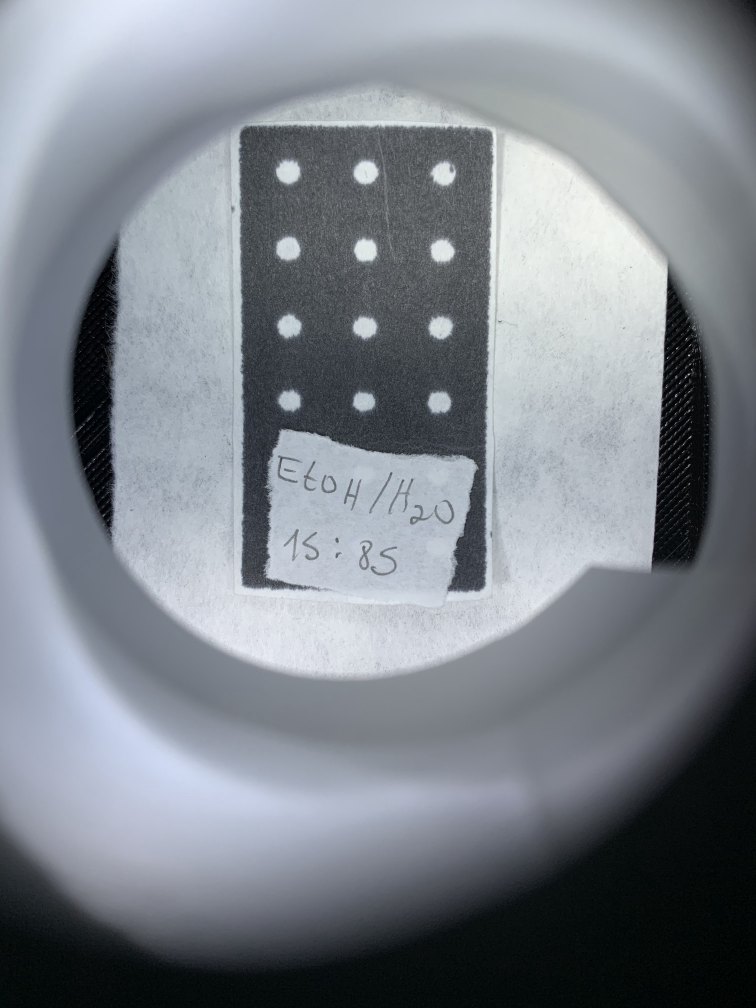
#> input picture ws_api/assets/IMG_0896.jpg, 3024 x 4032 px (shown at 1/4 size)
$ python -i image_utils.py   (imports and definitions only)
#> lines starting #> are read from the running program, lines starting #| are printed output that depends on the picture; after the words box and inside, x2 and y2 are one past the last pixel; in counts of white or black regions, pixels touching at a corner belong together
#> further down, picture is the input picture: shape (4032, 3024, 3); mean B, G, R 138.9, 131.2, 125.3
import cv2 as cv
import numpy as np

# [19 lines left out: functions find_kernel, resize_img, resize_img_by_percentage, not called in this run]

def auto_canny(img: cv.Mat, sigma=0.33) -> cv.Mat:
    # compute the median of the single channel pixel intensities
#> called with sigma = 0.5
    v = np.median(img)
#> v = 140
    # apply automatic Canny edge detection using the computed median
    lower = int(max(0, (1.0 - sigma) * v))
#> lower = 70
    upper = int(min(255, (1.0 + sigma) * v))
#> upper = 210
    edged = cv.Canny(img, lower, upper)
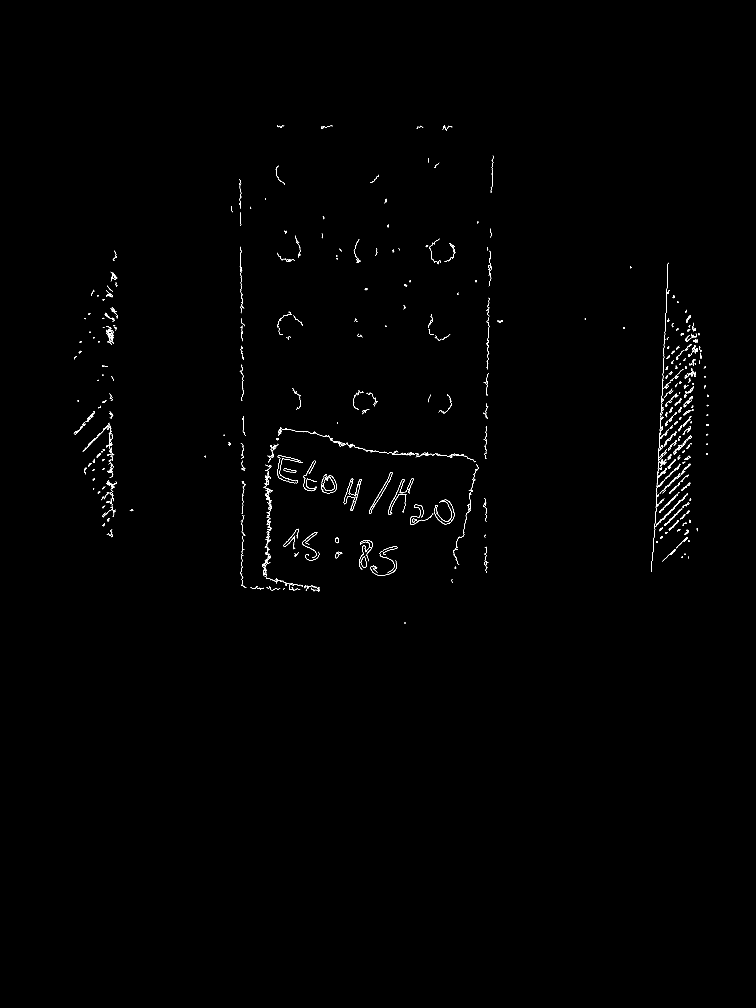
#> edged: shape (4032, 3024) (shown at 1/4 size); 0.27% white in thin lines or dots, all inside (x1, y1, x2, y2) = (295, 501, 2836, 2495)
    # return the edged image
    return edged

def manipulate_img(img: cv.Mat, kernel=(5,5), sigma=0.5):
    gray = cv.cvtColor(img, cv.COLOR_BGR2GRAY)
    blur = cv.GaussianBlur(gray, kernel, 0)
    canny = auto_canny(blur, sigma)
    return canny

# [61 lines left out: functions detect_contours, cut_warp_image, remove_edge_percent, cut_spots, not called in this run]

>>> import cv2
>>> picture = cv2.imread('../assets/IMG_0896.jpg')
>>> result = manipulate_img(picture)

$ run again, on ws_api/assets/IMG_0917.jpg
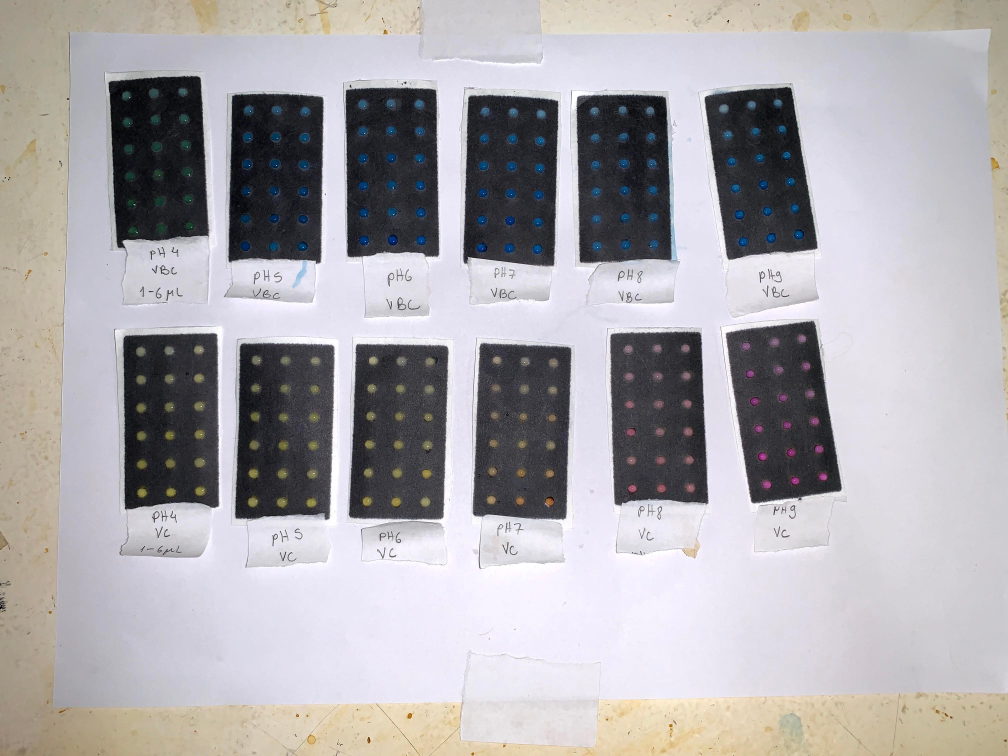
#> input picture ws_api/assets/IMG_0917.jpg, 4032 x 3024 px (shown at 1/4 size)
#> picture is the input picture: shape (3024, 4032, 3); mean B, G, R 172.3, 169, 172
#> in manipulate_img, `gray = cv.cvtColor(img, cv.COLOR_BGR2GRAY)`:
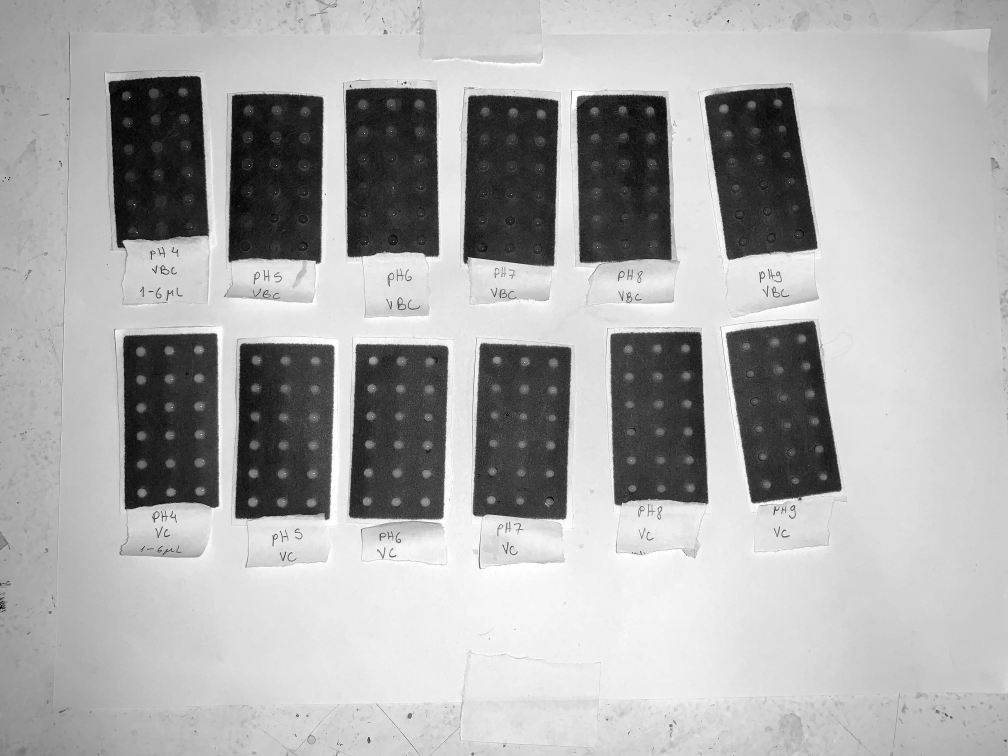
#> gray: shape (3024, 4032) (shown at 1/4 size); min 0, max 255, mean 170.3
#> v = 202
#> lower = 101
#> upper = 255
#> in auto_canny, `edged = cv.Canny(img, lower, upper)`:
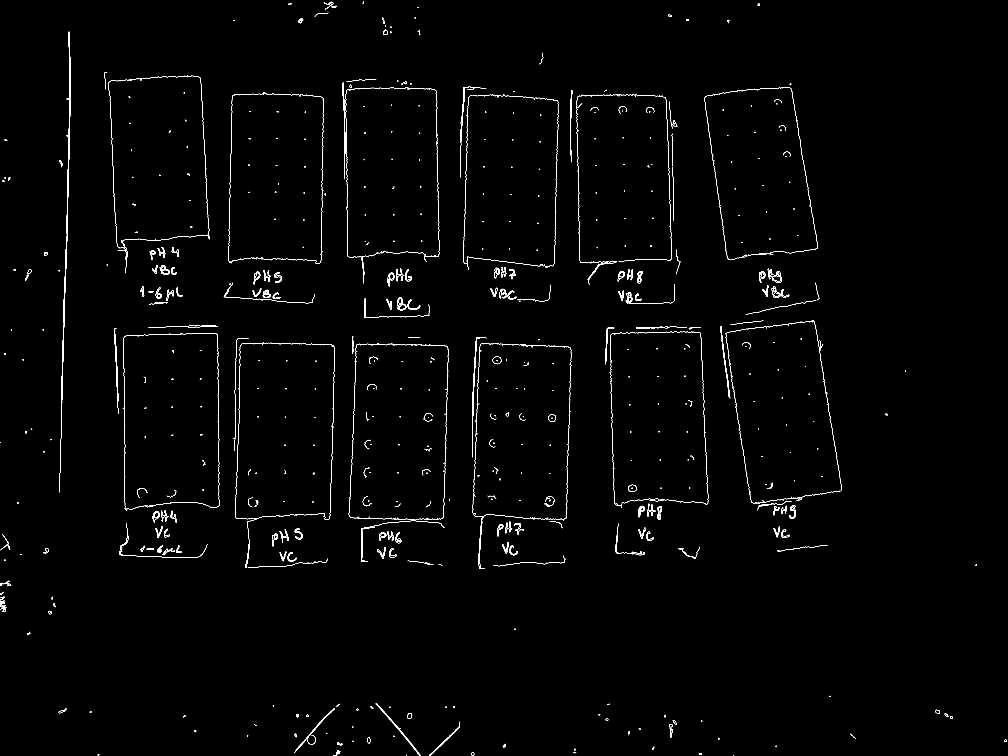
#> edged: shape (3024, 4032) (shown at 1/4 size); 0.59% white in thin lines or dots

$ run again, on ws_api/assets/IMG_0918.jpg
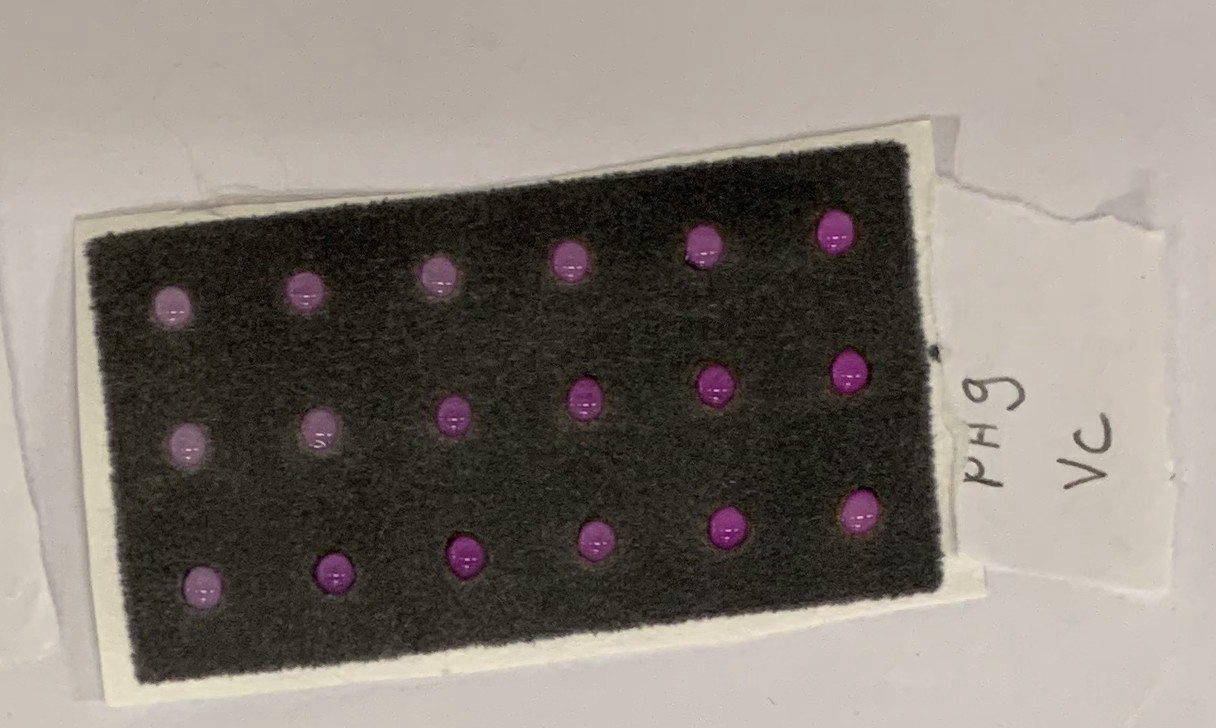
#> input picture ws_api/assets/IMG_0918.jpg, 1216 x 728 px
#> picture is the input picture: shape (728, 1216, 3); mean B, G, R 116.9, 124.5, 132.2
#> in manipulate_img, `gray = cv.cvtColor(img, cv.COLOR_BGR2GRAY)`:
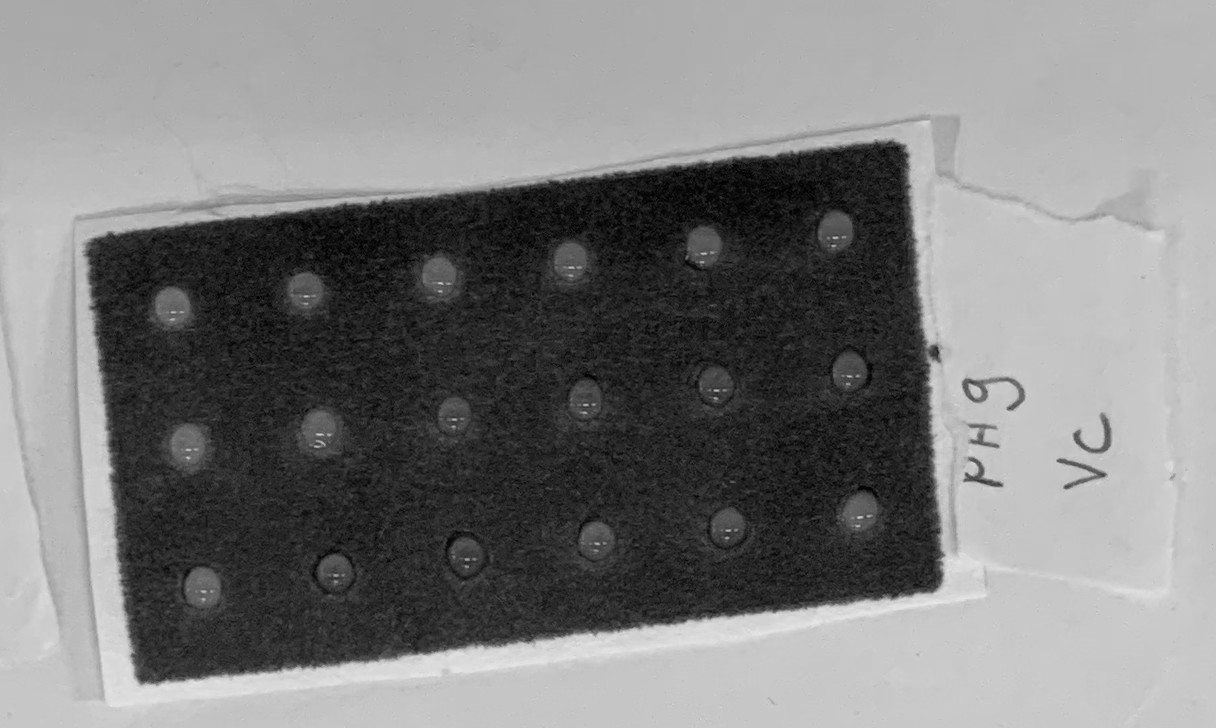
#> gray: shape (728, 1216); min 0, max 233, mean 126
#> v = 171
#> lower = 85
#> upper = 255
#> in auto_canny, `edged = cv.Canny(img, lower, upper)`:
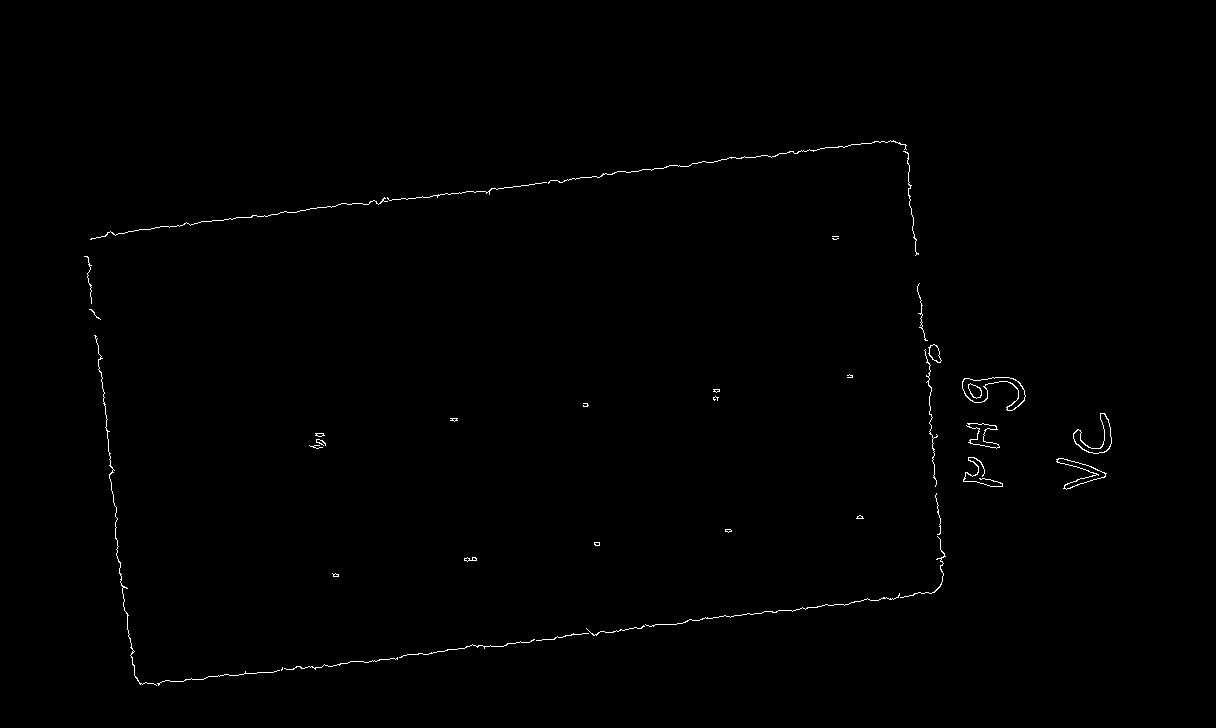
#> edged: shape (728, 1216); 0.45% white in thin lines or dots, all inside (x1, y1, x2, y2) = (84, 140, 1112, 686)

$ run again, on ws_api/assets/IMG_0933.jpg
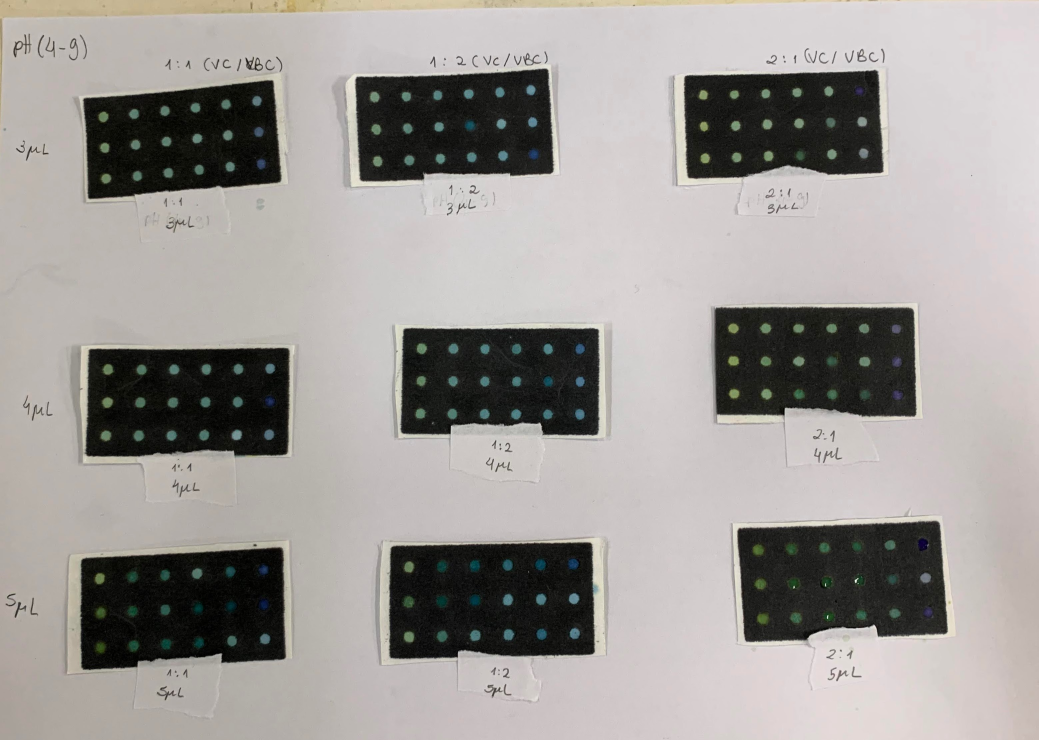
#> input picture ws_api/assets/IMG_0933.jpg, 3116 x 2219 px (shown at 1/3 size)
#> picture is the input picture: shape (2219, 3116, 3); mean B, G, R 151.2, 154.3, 158.1
#> v = 188
#> lower = 94
#> upper = 255
#> in auto_canny, `edged = cv.Canny(img, lower, upper)`:
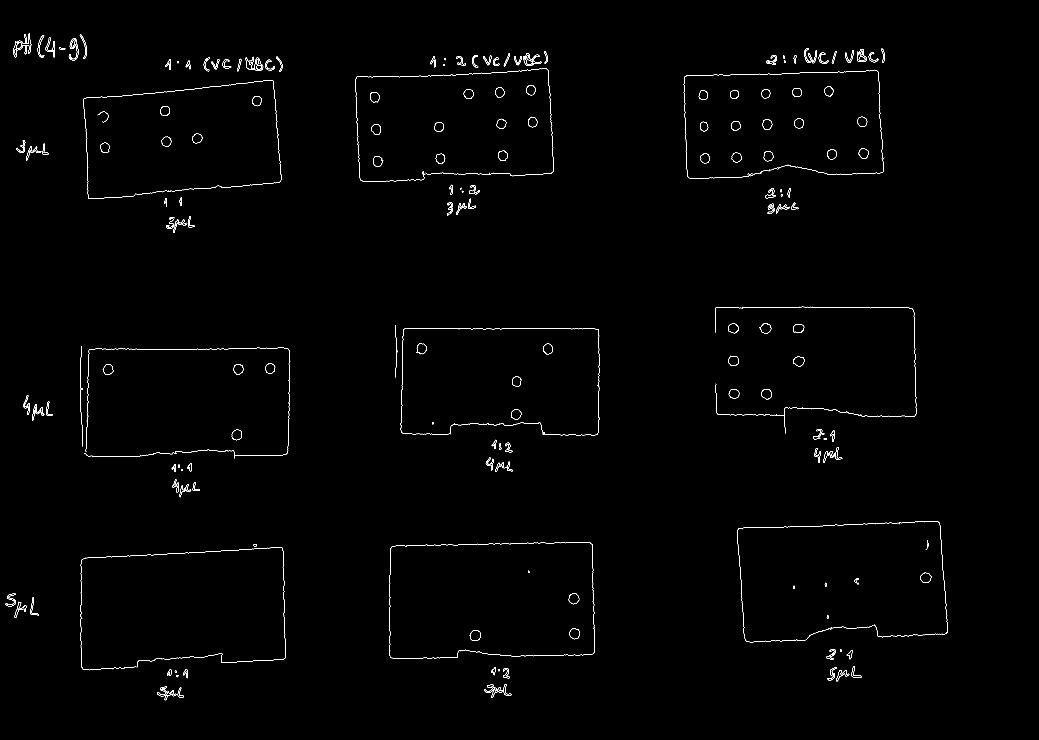
#> edged: shape (2219, 3116) (shown at 1/3 size); 0.53% white in thin lines or dots, all inside (x1, y1, x2, y2) = (16, 101, 2844, 2101)
